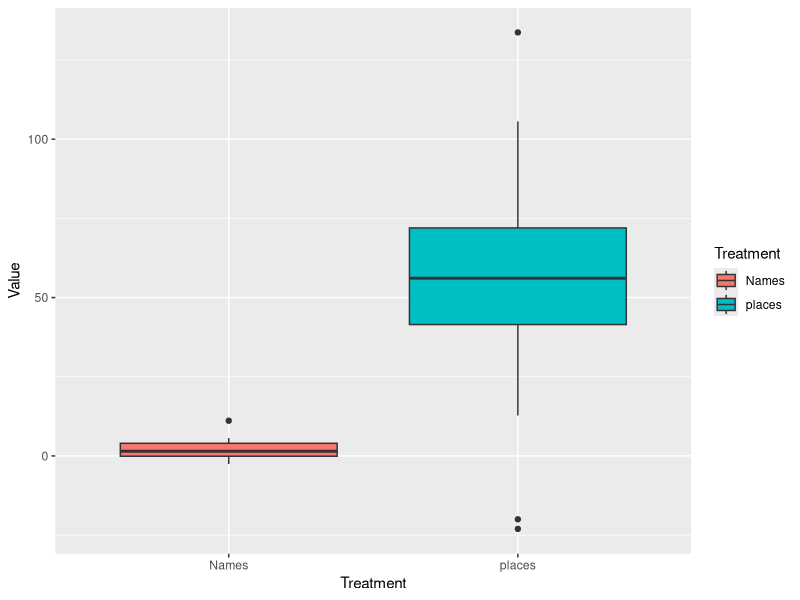

The R script that drew this image:
#27 Mar 2024
#Functions list for Homework 09
#EPR


library(dplyr)
library(ggplot2)

nName<-c("Names","places")
nSize<-c(15,27)
nMean<-c(2,55)
nSD<-c(3,33)
############################################################
FakeDataGeneration<-function(Names=nName,Size=nSize,Mean=nMean,SD=nSD){

SoilMoisture<- data_frame(Index= 1:sum(nSize))
TNames<-rep(Names, times=Size)
SoilMoisture$Treatment<-TNames
SoilMoisture$Value<- NA
startIndex<-1
for (i in seq_along(Names)) {
  endIndex <- startIndex + Size[i] - 1
  SoilMoisture$Value[startIndex:endIndex]<-rnorm(n=Size[i], mean = Mean[i], sd=SD[i])
startIndex<-endIndex + 1
  } 
return(SoilMoisture)
}
############################################################

############################################################

AnoStats<-function(Data=FakeDataGeneration()){
  
  
  ANOModel<-aov(Value~Treatment, data=Data)
  z<-summary(ANOModel)
  
  ANOsum<-list(AverageofTreatments=aggregate(Value~Treatment, data=Data, FUN=mean),Fval=unlist(z)[7],probF=unlist(z)[9])
  
 
  
  return(ANOsum)

  
}

AnoStats()
#############################################################################


AnoPlot<-function(data){
    Plot<- ggplot(data=data,
                  aes(x=Treatment, y=Value,fill=Treatment))+
      geom_boxplot()
    return(Plot)
}
AnoPlot(data=FakeDataGeneration())
